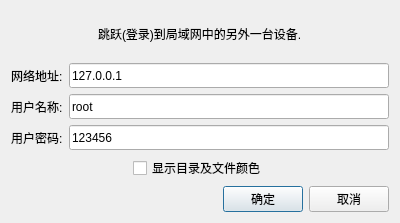
<?xml version="1.0" encoding="UTF-8"?>
<ui version="4.0">
 <class>Goline</class>
 <widget class="QDialog" name="Goline">
  <property name="geometry">
   <rect>
    <x>0</x>
    <y>0</y>
    <width>400</width>
    <height>223</height>
   </rect>
  </property>
  <property name="windowTitle">
   <string>跳跃</string>
  </property>
  <layout class="QVBoxLayout" name="verticalLayout_2">
   <item alignment="Qt::AlignHCenter">
    <widget class="QLabel" name="label">
     <property name="text">
      <string>跳跃(登录)到局域网中的另外一台设备.</string>
     </property>
    </widget>
   </item>
   <item>
    <layout class="QVBoxLayout" name="verticalLayout">
     <item>
      <layout class="QHBoxLayout" name="horizontalLayout_c">
       <item>
        <widget class="QLabel" name="label_c">
         <property name="text">
          <string>网络地址:</string>
         </property>
        </widget>
       </item>
       <item>
        <widget class="QLineEdit" name="ipaddr">
         <property name="minimumSize">
          <size>
           <width>0</width>
           <height>25</height>
          </size>
         </property>
         <property name="text">
          <string>127.0.0.1</string>
         </property>
        </widget>
       </item>
      </layout>
     </item>
     <item>
      <layout class="QHBoxLayout" name="horizontalLayout_a">
       <item>
        <widget class="QLabel" name="label_a">
         <property name="text">
          <string>用户名称:</string>
         </property>
        </widget>
       </item>
       <item>
        <widget class="QLineEdit" name="username">
         <property name="minimumSize">
          <size>
           <width>0</width>
           <height>25</height>
          </size>
         </property>
         <property name="text">
          <string>root</string>
         </property>
        </widget>
       </item>
      </layout>
     </item>
     <item>
      <layout class="QHBoxLayout" name="horizontalLayout_b">
       <item>
        <widget class="QLabel" name="label_b">
         <property name="text">
          <string>用户密码:</string>
         </property>
        </widget>
       </item>
       <item>
        <widget class="QLineEdit" name="password">
         <property name="minimumSize">
          <size>
           <width>10</width>
           <height>25</height>
          </size>
         </property>
         <property name="text">
          <string>123456</string>
         </property>
        </widget>
       </item>
      </layout>
     </item>
     <item>
      <layout class="QHBoxLayout" name="horizontalLayout_d">
       <item alignment="Qt::AlignHCenter">
        <widget class="QCheckBox" name="checkBox">
         <property name="text">
          <string>显示目录及文件颜色</string>
         </property>
        </widget>
       </item>
      </layout>
     </item>
    </layout>
   </item>
   <item>
    <layout class="QHBoxLayout" name="horizontalLayout">
     <item>
      <spacer name="horizontalSpacer">
       <property name="orientation">
        <enum>Qt::Horizontal</enum>
       </property>
       <property name="sizeHint" stdset="0">
        <size>
         <width>40</width>
         <height>20</height>
        </size>
       </property>
      </spacer>
     </item>
     <item>
      <widget class="QPushButton" name="pushButton_2">
       <property name="text">
        <string>确定</string>
       </property>
      </widget>
     </item>
     <item>
      <widget class="QPushButton" name="pushButton">
       <property name="text">
        <string>取消</string>
       </property>
      </widget>
     </item>
    </layout>
   </item>
  </layout>
 </widget>
 <resources/>
 <connections/>
</ui>
